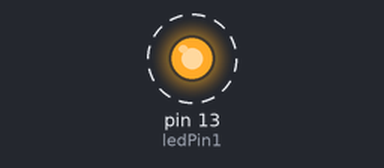
The sketch below on a simulated Arduino Uno, built with avr-gcc and run on an emulated ATmega328P. Parts: output pins drawn as LEDs (lit = HIGH). Dashed ring = blinking.

Above: at 0.5 s.
Timing chart, 0 to 4.6 s (numbered marks = the images above):
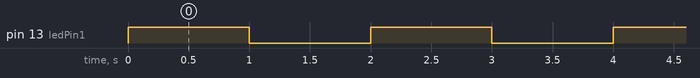

Measured:
- by itself, pin 13 (ledPin1): alternates HIGH for 1.0 s and LOW for 1.0 s

The sketch:

LED_Test.ino
```cpp
const int ledPin1 = 13;

void setup(){
  pinMode(ledPin1, OUTPUT);
}

void loop(){
  digitalWrite(ledPin1, HIGH);
  delay(1000);
  digitalWrite(ledPin1, LOW);
  delay(1000);
}
```
